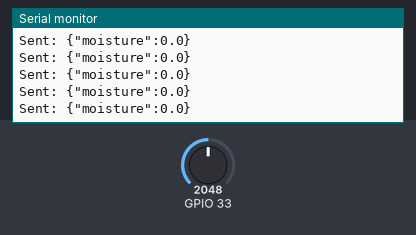
The program below on a simulated ESP32. Shown: the last lines printed to the serial monitor. Inputs (shaded band) come from the test bench; at power-on: GPIO 33 = 2048. WiFi joins after 1.5 s; servers stay silent unless stated; no MQTT or app messages arrive unless stated.

Above: at 2.7 s.
2.8 s: GPIO 33 set to 2866
At 2.85 s:
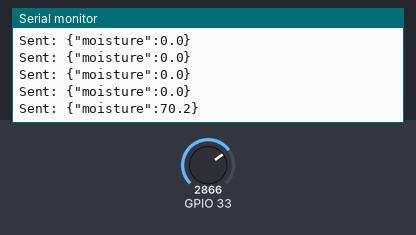
4.3 s: GPIO 33 set to 3603
At 4.33 s:
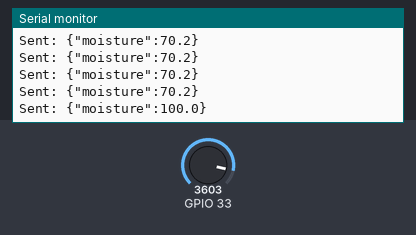
Timing chart, 0 to 7.3 s (numbered marks = the images above; inputs shaded):
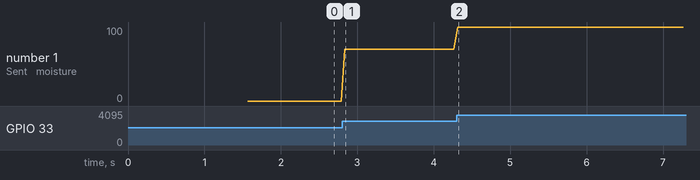

Measured:
- after the input at 2.8 s, the serial monitor: prints a new line at once (image 1)
- after the input at 4.3 s, the serial monitor: prints a new line at once (image 2)
- plotted number 1: 0 → 70.2 after the input at 2.8 s, 70.2 → 100 after the input at 4.3 s

The program:

main.cpp
```cpp
#include <WiFi.h>
#include <PubSubClient.h>

// Replace with your WiFi credentials
const char* ssid = "Studs";
const char* password = "Ses@me#24083";

// IP of your PC running Mosquitto broker
const char* mqtt_server = "10.20.0.71"; // Replace with your local IP

WiFiClient espClient;
PubSubClient client(espClient);

void setup_wifi() {
  delay(10);
  Serial.println();
  Serial.print("Connecting to WiFi: ");
  Serial.println(ssid);

  WiFi.begin(ssid, password);
  while (WiFi.status() != WL_CONNECTED) {
    delay(500);
    Serial.print(".");
  }

  Serial.println("");
  Serial.println("WiFi connected");
  Serial.print("IP address: ");
  Serial.println(WiFi.localIP());
}

void reconnect() {
  while (!client.connected()) {
    Serial.print("Connecting to MQTT...");
    if (client.connect("ESP32Client")) {
      Serial.println("connected");
    } else {
      Serial.print("failed, rc=");
      Serial.print(client.state());
      Serial.println(" retrying in 2 seconds");
      delay(2000);
    }
  }
}

void setup() {
  Serial.begin(9600);
  setup_wifi();
  client.setServer(mqtt_server, 1883);
}

void loop() {
  if (!client.connected()) {
    reconnect();
  }
  client.loop();

  int rawVal = analogRead(33); // read from GPIO27
  float arduinoVal = (rawVal / 4095.0) * 1023.0; // normalize to 10-bit like Arduino
  float percent = ((arduinoVal - 565.0) / (780.0 - 565.0)) * 100.0;

  // Clamp the value
  percent = constrain(percent, 0, 100);

  String payload = "{\"moisture\":" + String(percent, 1) + "}";

  client.publish("soil/moisture", payload.c_str());

  Serial.println("Sent: " + payload);

  delay(50); // publish every 5 seconds
}
```
